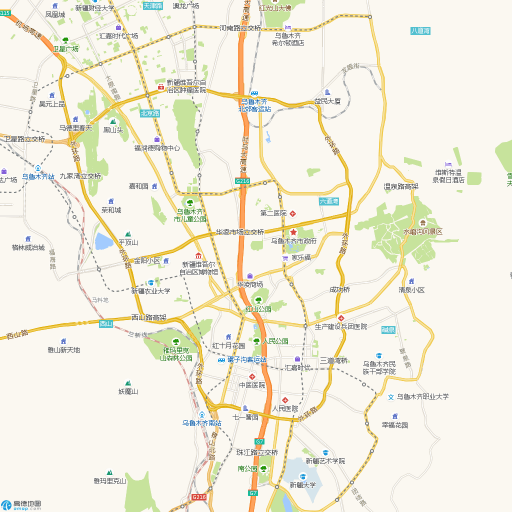
#> input picture map1.png, 1024 x 1024 px (shown at 1/2 size)
$ python image.py   (Python 2 division)
#> lines starting #> are read from the running program, lines starting #| are printed output that depends on the picture
### arrow.py
# -*- coding=utf-8 -*-
import numpy as np
top = []

def arrow((x,y),size=10, direction='down'):
    global top
    top = []  #initial top list
    top.append((x,y))
    size = np.arange(size)
    rowswidth = []   # this list shows that anyone of rows and what's the width
    colswidth = []   # like rowswidth
    if direction == 'down':
		for height in size:
			top.append((x,y - height))
			if (y+height)%2 == 1:  # every 2 rows have one generation width.
				rowswidth = np.arange((height + 1) * 2 - 1)
			for width in rowswidth:
					top.append((x - width / 5, y - height - 1)) # division can auto to control the angle of triangle
					top.append((x + width / 5, y - height - 1))
    elif direction == 'up':
        for height in size:
            top.append((x,y + height))
            if (y+height)%2 == 1:  # every 2 rows have one generation width.
               rowswidth = np.arange((height + 1) * 2 - 1)
            for width in rowswidth:
					top.append((x - width / 5, y + height + 1)) # division can auto to control the angle of triangle
					top.append((x + width / 5, y + height + 1))
    elif direction == 'left':
        for height in size:
            top.append((x + height,y))
            if (x+height)%2 == 1:
                colswidth = np.arange((height + 1) * 2 - 1)
            for width in colswidth:
					top.append((x + height + 1, y - width /6))
					top.append((x + height + 1, y + width /6))
    elif direction == 'right':
        for height in size:
            top.append((x - height,y))
            if (x+height)%2 == 1:
                colswidth = np.arange((height + 1) * 2 - 1)
            for width in colswidth:
					top.append((x - height - 1, y - width /6))
					top.append((x - height - 1, y + width /6))
    return top

### location.py
#-*- coding=utf-8 -*-
# this file make the tranlation of pixel location and coordinates.

map_top = 87.582425,43.880358
map_bottom = 87.607835,43.756035

# every pixel means coordinate = (43.880358 - 43.756035) / 1024 = 0.00012140917968750387 = 0.0001214

# center - suzhou = 87.603915 - 87.598587 = 0.005328 / 0.0001214 = 43.88797364085668
# center - suzhou = 43.819378 - 43.8591537 = -0.0397757 / 0.0001214 = -327.64168039538714


def xy_location((x,y)):      # input a tuple of coordinate
    every_pixel_equal =  0.00012140917968750387
    center_x = 87.603915
    center_y = 43.819378
    center = (512,512)
    pixel_x  = (x - center_x ) / 0.00017  # in the latitude , the count is not precise, so I choice a number to repalce it.
    pixel_y  = (y - center_y ) / every_pixel_equal
    pixel_location = (center[0] + int(pixel_x), center[1] - int(pixel_y))
    return pixel_location

### xmlparse.py
# -*- coding: utf-8 -*-
"""
Created on Sun Jun 11 02:11:00 2017

@author: ldy
"""
from xml.etree import ElementTree as ET

filename = 'none'  # chioce your data's file name

def location_data():
    global filename
    tree = ET.parse(filename)
    root = tree.getroot()
    location_num = []
    for num in range(127) :
        # the whole 'road' data's amount is 131 and there are three road has no data. so just minus 4.
        # get the midian of the string of polyline coordianta data. [6] means the tag 'polyline'
        midian = (len(root[3][2][num][6].text.split(';'))/2)
        road_location = root[3][2][num][6].text.split(';')[midian]
        road_location = tuple(eval(road_location))       # tranlate the str to tuple
        location_num.append(road_location)
    return location_num                   # return a list of coordinate tuple


def road_direction():
    global filename
    tree = ET.parse(filename)
    root = tree.getroot()
    angle_list = []
    for num in range(127) :
        angle = root[3][2][num][3].text
        angle = int(angle)
        if angle >= 315 or angle < 45 :
            direction = 'right'
            angle_list.append(direction)
        elif angle >= 45 and angle < 135 :
            direction = 'up'
            angle_list.append(direction)
        elif angle >= 135 and angle < 225 :
            direction = 'left'
            angle_list.append(direction)
        elif angle >= 225 and angle < 315 :
            direction = 'down'
            angle_list.append(direction)
    return angle_list

def road_status():
    global filename
    tree = ET.parse(filename)
    root = tree.getroot()
    status_list = []
    for num in range(127):
        status = root[3][2][num][1].text
        status = int(status)
        status_list.append(status)
    return status_list

'''
filename = '06-09 00-05.xml'
tree = ET.parse(filename)
root = tree.getroot()
angle_list = []
angle = root[3][2][1][3].text
direction = ''
print type(angle)
if angle >= 45 and angle < 135 :
    direction = 'up'
    angle_list.append(direction)
print direction,angle_list
'''

''' # findall can get the whole data down the path
p = tree.findall(r'./*/roads/road')
for a in p:
        for b in list(a):
            print b.text
            print b.tag,':',b.text
'''
'''
        print len(root[3][2])                                                                  # the amount of 'road'
        print root[3][2][1][6].text                                                           #can find the 'polyline' by subscript
        print root[3][2][1][6].text.split(';')                                                 # split the polyline data
        print len(root[3][2][1][6].text.split(';'))                                           # the amount of data
        print root[3][2][1][6].text.split(';')[(len(root[3][2][1][6].text.split(';'))/2)]    # the image's location
'''

### image.py
# -*- coding=utf-8 -*-
from PIL import Image,ImageDraw
import arrow
import location
import xmlparse


# example
open_image = Image.open('map1.png')              # open
#> open_image is the input picture: PIL image 1024x1024 RGB; mean R, G, B 241.3, 238.3, 223.6
map_draw = ImageDraw.Draw(open_image)            # make object

for road_num in range(120):
    xmlparse.filename = '06-08 22-05.xml'
    pixel_location = location.xy_location(xmlparse.location_data()[road_num])
    direction = xmlparse.road_direction()[road_num]
    arrow_colors =  xmlparse.road_status()[road_num]
    if arrow_colors == 3 :   # 3 means block
        RGB = (255,0,0)   # red
    elif arrow_colors == 2: # 2 means slow
        RGB = (255,165,0)  # orange
    else :
        RGB = (0,255,0)
    size = 15
    if arrow_colors == 3 :
        size = 25
    elif arrow_colors == 2:
        size = 20
    arrow_location = arrow.arrow(pixel_location,size,direction)          # input the location of pixel (x,y)
    map_draw.point(arrow_location,RGB)         # choice RGB,the initial picture is not the RGB.
#> this loop made 120 passes; (reads data/06-08 22-05.xml from the repository)
del map_draw                                    # the example  of ImageDraw document have this 'del' step, but not know why.
open_image.save('map/map.png','png')                # save
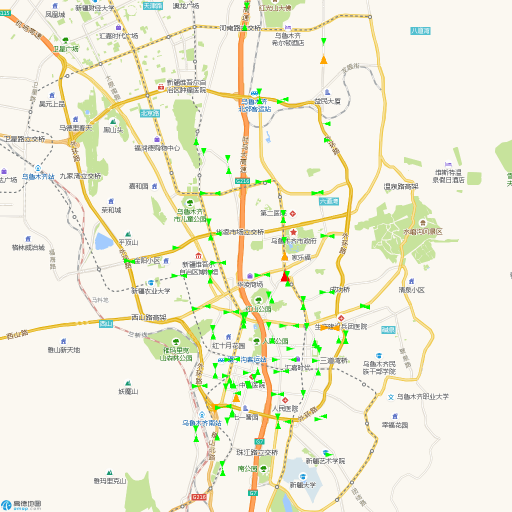
#> saved as map.png: PIL image 1024x1024 RGB (shown at 1/2 size); mean R, G, B 239.5, 238.5, 221.8


#depend on my data , I run it to make a lots of images.
'''
hours = 13
minites = '05'
imagename = 1
while True:
    open_image = Image.open('map1.png')              # open
    map_draw = ImageDraw.Draw(open_image)            # make object
    for road_num in range(120):
        xmlparse.filename = '06-08 %d-%s.xml' % (hours, minites)
        pixel_location = location.xy_location(xmlparse.location_data()[road_num])
        direction = xmlparse.road_direction()[road_num]
        arrow_colors =  xmlparse.road_status()[road_num]
        if arrow_colors == 3 :   # 3 means block
            RGB = (255,0,0)   # red
        elif arrow_colors == 2: # 2 means slow
            RGB = (255,165,0)  # orange
        else :
            RGB = (0,255,0)
        size = 15
        if arrow_colors == 3 :
            size = 25
        elif arrow_colors == 2:
            size = 20
        arrow_location = arrow.arrow(pixel_location,size,direction)          # input the location of pixel (x,y)
        map_draw.point(arrow_location,RGB)         # choice RGB,the initial picture is not the RGB.
    del map_draw                                    # the example  of ImageDraw document have this 'del' step, but not know why.
    open_image.save('map/map%d.png'%imagename ,'png')                # save
    minites = int(minites) + 30
    if minites == 35:
        minites = '35'
        imagename = imagename + 1
    if minites == 65 :
        hours = hours + 1
        minites = '05'
        imagename += 1
'''

# if need , can show the shape of png data.
'''
pngdata = np.array(Image.open('map1.png'))
print pngdata.shape
print pngdata.dtype
print pngdata
'''
